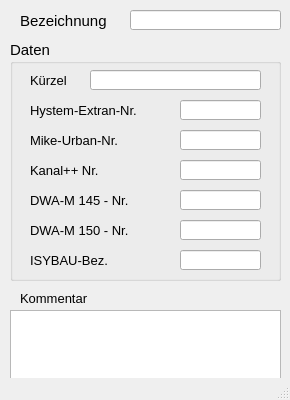
<?xml version="1.0" encoding="UTF-8"?>
<ui version="4.0">
 <class>MainWindow</class>
 <widget class="QMainWindow" name="MainWindow">
  <property name="geometry">
   <rect>
    <x>0</x>
    <y>0</y>
    <width>290</width>
    <height>400</height>
   </rect>
  </property>
  <property name="minimumSize">
   <size>
    <width>290</width>
    <height>400</height>
   </size>
  </property>
  <property name="font">
   <font>
    <family>Tahoma</family>
    <pointsize>10</pointsize>
   </font>
  </property>
  <property name="windowTitle">
   <string>MainWindow</string>
  </property>
  <property name="layoutDirection">
   <enum>Qt::LeftToRight</enum>
  </property>
  <widget class="QWidget" name="centralwidget">
   <widget class="QLabel" name="label_4">
    <property name="geometry">
     <rect>
      <x>20</x>
      <y>10</y>
      <width>120</width>
      <height>21</height>
     </rect>
    </property>
    <property name="font">
     <font>
      <family>Tahoma</family>
      <pointsize>11</pointsize>
     </font>
    </property>
    <property name="text">
     <string>Bezeichnung</string>
    </property>
    <property name="alignment">
     <set>Qt::AlignLeading|Qt::AlignLeft|Qt::AlignVCenter</set>
    </property>
   </widget>
   <widget class="QLineEdit" name="bezeichnung">
    <property name="geometry">
     <rect>
      <x>130</x>
      <y>10</y>
      <width>151</width>
      <height>20</height>
     </rect>
    </property>
    <property name="toolTip">
     <string>&lt;html&gt;&lt;head/&gt;&lt;body&gt;&lt;p&gt;Eindeutige Bezeichnung&lt;/p&gt;&lt;/body&gt;&lt;/html&gt;</string>
    </property>
    <property name="statusTip">
     <string>Eindeutige Bezeichnung</string>
    </property>
    <property name="text">
     <string/>
    </property>
   </widget>
   <widget class="QGroupBox" name="groupBox_3">
    <property name="geometry">
     <rect>
      <x>10</x>
      <y>40</y>
      <width>271</width>
      <height>241</height>
     </rect>
    </property>
    <property name="font">
     <font>
      <family>Tahoma</family>
      <pointsize>11</pointsize>
     </font>
    </property>
    <property name="title">
     <string>Daten</string>
    </property>
    <widget class="QLabel" name="label_5">
     <property name="geometry">
      <rect>
       <x>20</x>
       <y>60</y>
       <width>121</width>
       <height>21</height>
      </rect>
     </property>
     <property name="font">
      <font>
       <family>Tahoma</family>
       <pointsize>10</pointsize>
      </font>
     </property>
     <property name="text">
      <string>&lt;html&gt;&lt;head/&gt;&lt;body&gt;&lt;p&gt;Hystem-Extran-Nr.&lt;/p&gt;&lt;/body&gt;&lt;/html&gt;</string>
     </property>
     <property name="alignment">
      <set>Qt::AlignLeading|Qt::AlignLeft|Qt::AlignVCenter</set>
     </property>
    </widget>
    <widget class="QLabel" name="label_6">
     <property name="geometry">
      <rect>
       <x>20</x>
       <y>120</y>
       <width>121</width>
       <height>21</height>
      </rect>
     </property>
     <property name="font">
      <font>
       <family>Tahoma</family>
       <pointsize>10</pointsize>
      </font>
     </property>
     <property name="text">
      <string>Kanal++ Nr.</string>
     </property>
     <property name="alignment">
      <set>Qt::AlignLeading|Qt::AlignLeft|Qt::AlignVCenter</set>
     </property>
    </widget>
    <widget class="QLabel" name="label_7">
     <property name="geometry">
      <rect>
       <x>20</x>
       <y>90</y>
       <width>121</width>
       <height>21</height>
      </rect>
     </property>
     <property name="font">
      <font>
       <family>Tahoma</family>
       <pointsize>10</pointsize>
      </font>
     </property>
     <property name="text">
      <string>Mike-Urban-Nr.</string>
     </property>
     <property name="alignment">
      <set>Qt::AlignLeading|Qt::AlignLeft|Qt::AlignVCenter</set>
     </property>
    </widget>
    <widget class="QLineEdit" name="he_nr">
     <property name="enabled">
      <bool>true</bool>
     </property>
     <property name="geometry">
      <rect>
       <x>170</x>
       <y>60</y>
       <width>81</width>
       <height>20</height>
      </rect>
     </property>
     <property name="toolTip">
      <string>&lt;html&gt;&lt;head/&gt;&lt;body&gt;&lt;p&gt;Interne Nr., siehe HE-Editor: Hilfe &amp;gt; Aufzählungen: &amp;quot;Planungsstatus&amp;quot;&lt;/p&gt;&lt;/body&gt;&lt;/html&gt;</string>
     </property>
     <property name="statusTip">
      <string>Interne Nr., siehe HE-Editor: Hilfe &gt; Aufzählungen: &quot;Planungsstatus&quot;</string>
     </property>
     <property name="layoutDirection">
      <enum>Qt::RightToLeft</enum>
     </property>
     <property name="autoFillBackground">
      <bool>false</bool>
     </property>
     <property name="text">
      <string/>
     </property>
     <property name="frame">
      <bool>true</bool>
     </property>
    </widget>
    <widget class="QLineEdit" name="mu_nr">
     <property name="enabled">
      <bool>true</bool>
     </property>
     <property name="geometry">
      <rect>
       <x>170</x>
       <y>90</y>
       <width>81</width>
       <height>20</height>
      </rect>
     </property>
     <property name="toolTip">
      <string>&lt;html&gt;&lt;head/&gt;&lt;body&gt;&lt;p&gt;Nr. des Planungsstatus entspr. Mike Urban&lt;/p&gt;&lt;/body&gt;&lt;/html&gt;</string>
     </property>
     <property name="statusTip">
      <string>Nr. des Planungsstatus entspr. Mike Urban</string>
     </property>
     <property name="layoutDirection">
      <enum>Qt::RightToLeft</enum>
     </property>
     <property name="autoFillBackground">
      <bool>false</bool>
     </property>
     <property name="text">
      <string/>
     </property>
     <property name="frame">
      <bool>true</bool>
     </property>
    </widget>
    <widget class="QLineEdit" name="kp_nr">
     <property name="geometry">
      <rect>
       <x>170</x>
       <y>120</y>
       <width>81</width>
       <height>20</height>
      </rect>
     </property>
     <property name="toolTip">
      <string>&lt;html&gt;&lt;head/&gt;&lt;body&gt;&lt;p&gt;Nr. des Planungsstatus entspr. Kanal++&lt;/p&gt;&lt;/body&gt;&lt;/html&gt;</string>
     </property>
     <property name="statusTip">
      <string>Nr. des Planungsstatus entspr. Kanal++</string>
     </property>
     <property name="text">
      <string/>
     </property>
    </widget>
    <widget class="QLabel" name="label_8">
     <property name="geometry">
      <rect>
       <x>20</x>
       <y>30</y>
       <width>121</width>
       <height>21</height>
      </rect>
     </property>
     <property name="font">
      <font>
       <family>Tahoma</family>
       <pointsize>10</pointsize>
      </font>
     </property>
     <property name="text">
      <string>Kürzel</string>
     </property>
     <property name="alignment">
      <set>Qt::AlignLeading|Qt::AlignLeft|Qt::AlignVCenter</set>
     </property>
    </widget>
    <widget class="QLineEdit" name="kuerzel">
     <property name="geometry">
      <rect>
       <x>80</x>
       <y>30</y>
       <width>171</width>
       <height>20</height>
      </rect>
     </property>
     <property name="font">
      <font>
       <family>Tahoma</family>
       <pointsize>10</pointsize>
      </font>
     </property>
     <property name="toolTip">
      <string>optional: Kürzel</string>
     </property>
     <property name="statusTip">
      <string>optional: Kürzel</string>
     </property>
     <property name="text">
      <string/>
     </property>
    </widget>
    <widget class="QLineEdit" name="m150_2">
     <property name="geometry">
      <rect>
       <x>170</x>
       <y>180</y>
       <width>81</width>
       <height>20</height>
      </rect>
     </property>
    </widget>
    <widget class="QLabel" name="label_9">
     <property name="geometry">
      <rect>
       <x>20</x>
       <y>210</y>
       <width>131</width>
       <height>21</height>
      </rect>
     </property>
     <property name="font">
      <font>
       <family>Tahoma</family>
       <pointsize>10</pointsize>
      </font>
     </property>
     <property name="text">
      <string>&lt;html&gt;&lt;head/&gt;&lt;body&gt;&lt;p&gt;ISYBAU-Bez.&lt;/p&gt;&lt;/body&gt;&lt;/html&gt;</string>
     </property>
     <property name="alignment">
      <set>Qt::AlignLeading|Qt::AlignLeft|Qt::AlignVCenter</set>
     </property>
    </widget>
    <widget class="QLabel" name="label_10">
     <property name="geometry">
      <rect>
       <x>20</x>
       <y>150</y>
       <width>131</width>
       <height>21</height>
      </rect>
     </property>
     <property name="font">
      <font>
       <family>Tahoma</family>
       <pointsize>10</pointsize>
      </font>
     </property>
     <property name="text">
      <string>&lt;html&gt;&lt;head/&gt;&lt;body&gt;&lt;p&gt;DWA-M 145 - Nr.&lt;/p&gt;&lt;/body&gt;&lt;/html&gt;</string>
     </property>
     <property name="alignment">
      <set>Qt::AlignLeading|Qt::AlignLeft|Qt::AlignVCenter</set>
     </property>
    </widget>
    <widget class="QLabel" name="label_11">
     <property name="geometry">
      <rect>
       <x>20</x>
       <y>180</y>
       <width>131</width>
       <height>21</height>
      </rect>
     </property>
     <property name="font">
      <font>
       <family>Tahoma</family>
       <pointsize>10</pointsize>
      </font>
     </property>
     <property name="text">
      <string>&lt;html&gt;&lt;head/&gt;&lt;body&gt;&lt;p&gt;DWA-M 150 - Nr.&lt;/p&gt;&lt;/body&gt;&lt;/html&gt;</string>
     </property>
     <property name="alignment">
      <set>Qt::AlignLeading|Qt::AlignLeft|Qt::AlignVCenter</set>
     </property>
    </widget>
    <widget class="QLineEdit" name="isybau">
     <property name="enabled">
      <bool>true</bool>
     </property>
     <property name="geometry">
      <rect>
       <x>170</x>
       <y>210</y>
       <width>81</width>
       <height>20</height>
      </rect>
     </property>
     <property name="font">
      <font>
       <family>Tahoma</family>
       <pointsize>10</pointsize>
      </font>
     </property>
     <property name="toolTip">
      <string>&lt;html&gt;&lt;head/&gt;&lt;body&gt;&lt;p&gt;Nr. des Entwässerungssystems entspr. Kanal++&lt;/p&gt;&lt;/body&gt;&lt;/html&gt;</string>
     </property>
     <property name="statusTip">
      <string>Nr. des Entwässerungssystems entspr. Kanal++</string>
     </property>
     <property name="layoutDirection">
      <enum>Qt::RightToLeft</enum>
     </property>
     <property name="autoFillBackground">
      <bool>false</bool>
     </property>
     <property name="text">
      <string/>
     </property>
     <property name="frame">
      <bool>true</bool>
     </property>
    </widget>
    <widget class="QLineEdit" name="m150">
     <property name="enabled">
      <bool>true</bool>
     </property>
     <property name="geometry">
      <rect>
       <x>170</x>
       <y>150</y>
       <width>81</width>
       <height>20</height>
      </rect>
     </property>
     <property name="font">
      <font>
       <family>Tahoma</family>
       <pointsize>10</pointsize>
      </font>
     </property>
     <property name="toolTip">
      <string>&lt;html&gt;&lt;head/&gt;&lt;body&gt;&lt;p&gt;Nr. des Entwässerungssystems entspr. Kanal++&lt;/p&gt;&lt;/body&gt;&lt;/html&gt;</string>
     </property>
     <property name="statusTip">
      <string>Nr. des Entwässerungssystems entspr. Kanal++</string>
     </property>
     <property name="layoutDirection">
      <enum>Qt::RightToLeft</enum>
     </property>
     <property name="autoFillBackground">
      <bool>false</bool>
     </property>
     <property name="text">
      <string/>
     </property>
     <property name="frame">
      <bool>true</bool>
     </property>
    </widget>
   </widget>
   <widget class="QTextEdit" name="kommentar">
    <property name="geometry">
     <rect>
      <x>10</x>
      <y>310</y>
      <width>271</width>
      <height>71</height>
     </rect>
    </property>
    <property name="minimumSize">
     <size>
      <width>0</width>
      <height>0</height>
     </size>
    </property>
    <property name="toolTip">
     <string>&lt;html&gt;&lt;head/&gt;&lt;body&gt;&lt;p&gt;Platz für zusätzliche Kommentare.&lt;/p&gt;&lt;/body&gt;&lt;/html&gt;</string>
    </property>
    <property name="statusTip">
     <string>Platz für zusätzliche Kommentare.</string>
    </property>
   </widget>
   <widget class="QLabel" name="label_15">
    <property name="geometry">
     <rect>
      <x>20</x>
      <y>290</y>
      <width>81</width>
      <height>16</height>
     </rect>
    </property>
    <property name="text">
     <string>Kommentar</string>
    </property>
   </widget>
  </widget>
  <widget class="QStatusBar" name="statusbar"/>
 </widget>
 <tabstops>
  <tabstop>bezeichnung</tabstop>
  <tabstop>he_nr</tabstop>
  <tabstop>mu_nr</tabstop>
  <tabstop>kp_nr</tabstop>
 </tabstops>
 <resources/>
 <connections/>
</ui>
